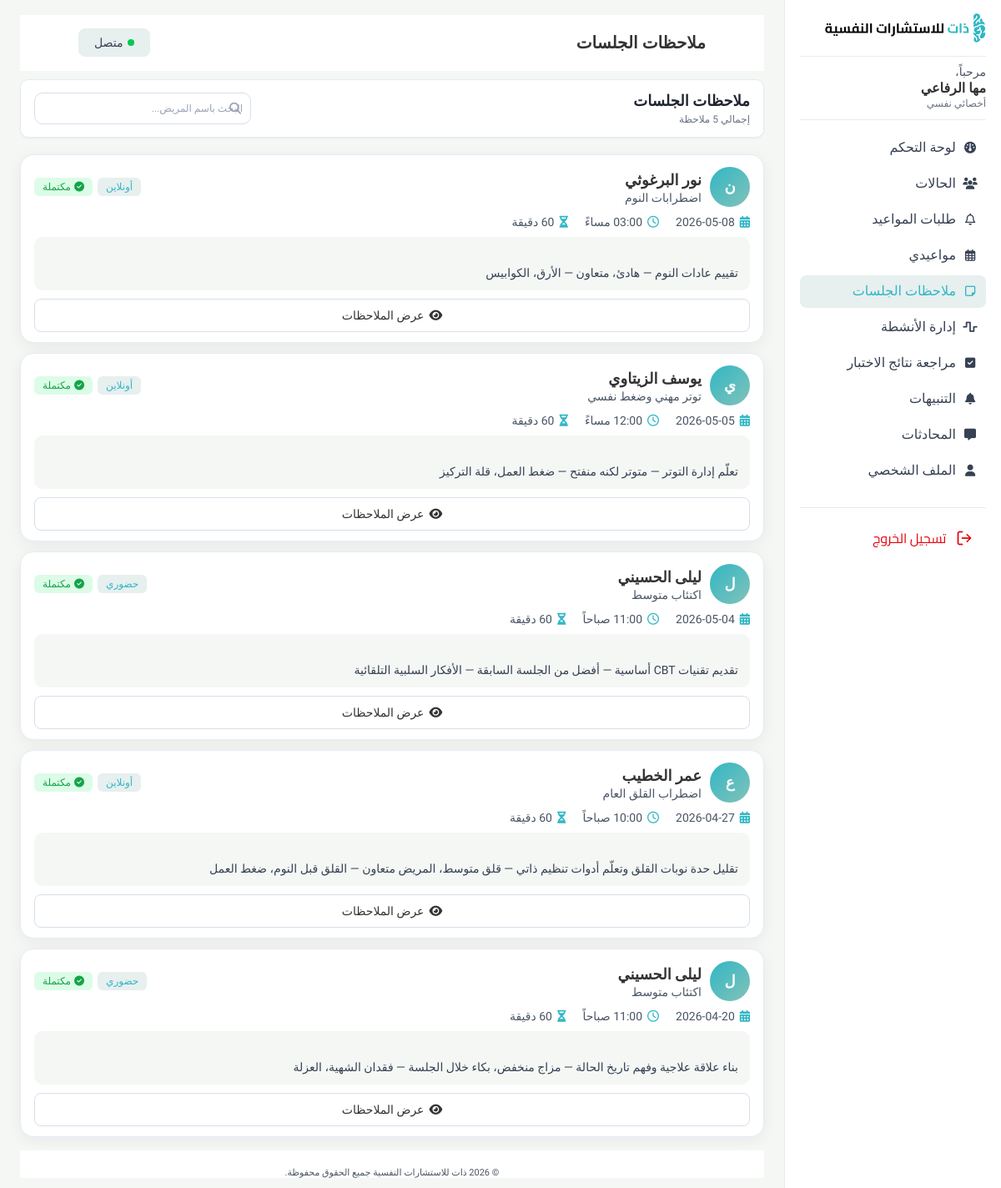
Page /Therapist/therapist/sessions-notes/index.php (signed in) on the committed database.
### tables this page shows
CREATE TABLE `sessions` (
  `session_id` int(11) NOT NULL,
  `appointment_id` int(11) DEFAULT NULL,
  `case_id` int(11) DEFAULT NULL,
  `start_time` datetime NOT NULL,
  `end_time` datetime DEFAULT NULL,
  `media_type` varchar(10) NOT NULL DEFAULT 'VIDEO' CHECK (`media_type` in ('VIDEO','AUDIO')),
  `room_token` varchar(255) DEFAULT NULL,
  `meeting_link` varchar(500) DEFAULT NULL,
  `therapist_notes` text DEFAULT NULL,
  `status` enum('IN_PROGRESS','UNDER_REVIEW','CLOSED') NOT NULL DEFAULT 'IN_PROGRESS'
);

CREATE TABLE `users` (
  `user_id` int(11) NOT NULL,
  `name` varchar(100) NOT NULL,
  `email` varchar(150) NOT NULL,
  `password` varchar(255) NOT NULL,
  `phone` varchar(20) DEFAULT NULL,
  `avatar` varchar(255) DEFAULT NULL,
  `role` varchar(20) NOT NULL CHECK (`role` in ('CLIENT','THERAPIST','ADMIN')),
  `is_active` tinyint(1) DEFAULT 1,
  `created_at` datetime NOT NULL DEFAULT current_timestamp(),
  `updated_at` datetime NOT NULL DEFAULT current_timestamp() ON UPDATE current_timestamp(),
  `is_2fa_enabled` tinyint(1) NOT NULL DEFAULT 0,
  `username` varchar(50) DEFAULT NULL,
  `appointment_notifications` tinyint(1) NOT NULL DEFAULT 1,
  `message_notifications` tinyint(1) NOT NULL DEFAULT 1,
  `activity_reminder_notifications` tinyint(1) NOT NULL DEFAULT 1,
  `session_version` int(10) UNSIGNED NOT NULL DEFAULT 0
);

CREATE TABLE `cases` (
  `case_id` int(11) NOT NULL,
  `client_id` int(11) DEFAULT NULL,
  `therapist_id` int(11) DEFAULT NULL,
  `title` varchar(200) NOT NULL,
  `description` text DEFAULT NULL,
  `status` enum('IN_PROGRESS','UNDER_REVIEW','CLOSED') NOT NULL DEFAULT 'IN_PROGRESS',
  `priority` varchar(10) NOT NULL DEFAULT 'MEDIUM' CHECK (`priority` in ('LOW','MEDIUM','HIGH')),
  `is_flagged` tinyint(1) NOT NULL DEFAULT 0,
  `created_at` datetime NOT NULL DEFAULT current_timestamp(),
  `last_updated` datetime NOT NULL DEFAULT current_timestamp() ON UPDATE current_timestamp(),
  `closed_at` datetime DEFAULT NULL,
  `progress` tinyint(3) UNSIGNED NOT NULL DEFAULT 0 CHECK (`progress` between 0 and 100)
);

CREATE TABLE `appointments` (
  `appointment_id` int(11) NOT NULL,
  `case_id` int(11) DEFAULT NULL,
  `therapist_id` int(11) DEFAULT NULL,
  `client_id` int(11) DEFAULT NULL,
  `date_time` datetime NOT NULL,
  `duration_min` smallint(5) UNSIGNED NOT NULL DEFAULT 60,
  `mode` varchar(10) NOT NULL CHECK (`mode` in ('ONLINE','IN_CENTER')),
  `room_number` varchar(20) DEFAULT NULL,
  `zoom_link` varchar(500) DEFAULT NULL,
  `status` varchar(15) NOT NULL DEFAULT 'REQUESTED' CHECK (`status` in ('REQUESTED','CONFIRMED','COMPLETED','CANCELLED')),
  `cancel_reason` text DEFAULT NULL,
  `created_at` datetime NOT NULL DEFAULT current_timestamp(),
  `last_updated` datetime NOT NULL DEFAULT current_timestamp() ON UPDATE current_timestamp(),
  `session_type` enum('CONSULTATION','THERAPY') NOT NULL
);

### Therapist/therapist/sessions-notes/index.php (the view, shortened to what this page needs)
<?php
require_once __DIR__ . '/../../connection.php';
$user_id = $_SESSION['user_id'];
$therapist_id = $user_id;
$current_search = trim($_GET['search'] ?? '');
$sql = "
    SELECT s.session_id, s.appointment_id, s.case_id, s.start_time, s.end_time,
           u.name AS client_name, c.date_of_birth,
           cs.title AS case_title, cs.status AS case_status,
           a.mode, a.duration_min,
           sn.session_goals, sn.mood, sn.topics, sn.techniques,
           sn.progress, sn.risk_assessment, sn.therapist_notes,
           sn.homework, sn.next_plan
    FROM sessions s
    JOIN cases cs ON s.case_id = cs.case_id
    JOIN clients c ON cs.client_id = c.client_id
    JOIN users u ON c.client_id = u.user_id
    LEFT JOIN appointments a ON s.appointment_id = a.appointment_id
    LEFT JOIN session_notes sn ON sn.session_id = s.session_id
    WHERE cs.therapist_id = ?
";
$types = "i";
$params = [$therapist_id];
$sql .= " ORDER BY s.start_time DESC";
$stmt = $conn->prepare($sql);
$stmt->bind_param($types, ...$params);
$stmt->execute();
$sessions = $stmt->get_result()->fetch_all(MYSQLI_ASSOC);
$total_count = count($sessions);
function firstLetter($name)
{
  return mb_substr(trim($name), 0, 1, 'UTF-8');
}
function formatTimeAr($datetime)
{
  $hour = (int) date('G', strtotime($datetime));
  $minute = date('i', strtotime($datetime));
  $period = $hour >= 12 ? 'مساءً' : 'صباحاً';
  $hour12 = $hour % 12 ?: 12;
  return sprintf('%02d:%s %s', $hour12, $minute, $period);
}
function calcDuration($start, $end)
{
  $diff = strtotime($end) - strtotime($start);
  return (int) round($diff / 60);
}
function truncateText($text, $length = 120)
{
  $text = trim($text);
  if (mb_strlen($text) <= $length) return $text;
  return mb_substr($text, 0, $length, 'UTF-8') . '...';
}
$mode_labels = ['ONLINE' => 'أونلاين', 'IN_CENTER' => 'حضوري'];
?>
<!DOCTYPE html>
<html lang="ar" dir="rtl">
<head>
  <link rel="stylesheet" href="https://cdnjs.cloudflare.com/ajax/libs/font-awesome/6.5.1/css/all.min.css" />
  <link rel="stylesheet" href="../thirapist.css">
  <link rel="stylesheet" href="../total.css" />
  <link rel="stylesheet" href="style.css" />
</head>
<body>
  <div class="app">
    <?php include "../layouts/sidebar.php"; ?>
    <main class="main">
      <header class="main-header">
        <h1 class="page-title">ملاحظات الجلسات</h1>
        <button class="status-btn">
          <span class="status-dot"></span>
          متصل
        </button>
      </header>
      <section class="notes-topbar">
        <section class="notes-summary">
          <div class="summary-title">ملاحظات الجلسات</div>
          <div class="summary-count">إجمالي <?= $total_count ?> ملاحظة</div>
        </section>
        <section class="notes-toolbar">
          <form id="searchForm" method="GET" class="search-box">
            <i class="fa-solid fa-magnifying-glass search-icon"></i>
            <input id="noteSearch" name="search" type="text" placeholder="البحث باسم المريض..." value="<?= htmlspecialchars($current_search) ?>">
          </form>
        </section>
      </section>
      <div class="notes-list">
        <?php if (empty($sessions)): ?>
          <p class="empty-state">
            <i class="fa-regular fa-note-sticky"></i>
            لا توجد ملاحظات جلسات حالياً
          </p>
        <?php else: ?>
          <?php foreach ($sessions as $sess):
            $duration = calcDuration($sess['start_time'], $sess['end_time']) ?? (int)($sess['duration_min'] ?? 0);
            $mode = $sess['mode'] ?? '';
            $previewParts = array_filter([
              $sess['session_goals'] ?? '',
              $sess['mood'] ?? '',
              $sess['topics'] ?? '',
            ]);
            $notePreview = truncateText(implode(' — ', $previewParts));
          ?>
            <article class="note-card">
              <header class="note-card-header">
                <div class="note-person">
                  <div class="avatar-circle"><?= firstLetter($sess['client_name']) ?></div>
                  <div>
                    <div class="note-client-name"><?= htmlspecialchars($sess['client_name']) ?></div>
                    <div class="note-case-title"><?= htmlspecialchars($sess['case_title'] ?? '') ?></div>
                  </div>
                </div>
                <div class="note-badges">
                  <?php if ($mode): ?>
                    <span class="note-badge badge-mode"><?= $mode_labels[$mode] ?? $mode ?></span>
                  <?php endif; ?>
                  <span class="note-badge badge-completed"><i class="fa-solid fa-circle-check"></i> مكتملة</span>
                </div>
              </header>
              <div class="note-card-body">
                <div class="note-info-row">
                  <div class="note-info-item">
                    <i class="fa-solid fa-calendar-days" style="color:#30B7C4;"></i>
                    <span><?= date('Y-m-d', strtotime($sess['start_time'])) ?></span>
                  </div>
                  <div class="note-info-item">
                    <i class="fa-regular fa-clock" style="color:#30B7C4;"></i>
                    <span><?= formatTimeAr($sess['start_time']) ?></span>
                  </div>
                  <div class="note-info-item">
                    <i class="fa-solid fa-hourglass-half" style="color:#30B7C4;"></i>
                    <span><?= $duration ?> دقيقة</span>
                  </div>
                </div>
                <?php if ($notePreview): ?>
                  <div class="note-preview">
                    <?= htmlspecialchars($notePreview) ?>
                  </div>
                <?php endif; ?>
              </div>
              <footer class="note-card-footer">
                <button class="btn-outline btn-view-note"
                  data-name="<?= htmlspecialchars($sess['client_name']) ?>"
                  data-letter="<?= firstLetter($sess['client_name']) ?>"
                  data-case="<?= htmlspecialchars($sess['case_title'] ?? '') ?>"
                  data-date="<?= date('Y-m-d', strtotime($sess['start_time'])) ?>"
                  data-time="<?= formatTimeAr($sess['start_time']) ?>"
                  data-duration="<?= $duration ?> دقيقة"
                  data-mode="<?= $mode_labels[$mode] ?? $mode ?>"
                  data-goals="<?= htmlspecialchars($sess['session_goals'] ?? '') ?>"
                  data-mood="<?= htmlspecialchars($sess['mood'] ?? '') ?>"
                  data-topics="<?= htmlspecialchars($sess['topics'] ?? '') ?>"
                  data-techniques="<?= htmlspecialchars($sess['techniques'] ?? '') ?>"
                  data-progress="<?= htmlspecialchars($sess['progress'] ?? '') ?>"
                  data-risk="<?= htmlspecialchars($sess['risk_assessment'] ?? '') ?>"
                  data-therapist-notes="<?= htmlspecialchars($sess['therapist_notes'] ?? '') ?>"
                  data-homework="<?= htmlspecialchars($sess['homework'] ?? '') ?>"
                  data-next-plan="<?= htmlspecialchars($sess['next_plan'] ?? '') ?>"><i class="fa-solid fa-eye"></i> عرض الملاحظات</button>
              </footer>
            </article>
          <?php endforeach; ?>
        <?php endif; ?>
      </div>
      <?php include "../layouts/footer.php"; ?>
    </main>
  </div>
</body>
</html>

### Therapist/therapist/thirapist.css (style rules this page uses)
.app { display: flex; min-height: 100vh; }
.main { flex: 1; padding: 18px 24px 12px; display: flex; flex-direction: column; width: auto; height: auto; min-width: 0; background-color: #F5F7F5; }
.main-header { display: flex; align-items: center; justify-content: space-between; margin-bottom: 14px; padding: 20px 15px ; background-color:#FFFFFF ; }
.page-title { margin: 0; font-size: 20px; font-weight: 700; color: #333333; text-align: right; vertical-align: middle; line-height: 28px; }
.status-btn { display: inline-flex; align-items: center; gap: 6px; padding: 6px 18px; border-radius: 8px; border: 1px solid#E7EFEF; background:#E7EFEF; color:#364153; font-size: 14px; font-weight: 400; line-height: 20px; }
.status-dot { width: 8px; height: 8px; border-radius: 50%; background: #00C950; }

### Therapist/therapist/total.css (style rules this page uses)
*, *::before, *::after { box-sizing: border-box; margin: 0; padding: 0; }
body { margin: 0; font-family: 'Cairo', system-ui, -apple-system, BlinkMacSystemFont, 'Segoe UI', sans-serif; direction: rtl; background-color: #ffffff; color:#4A5565; }
.main-header { background-color: #ffffff; border-bottom: 1px solid #ffffff; height: 67px; width: 1512; padding: 0 70px; display: flex; align-items: center; justify-content: space-between; margin-bottom: 10px; }

### rows in the picture
sessions: users.name "ن", users.name "نور البرغوثي", case.title "اضطرابات النوم", appointment.mode "أونلاين", start_time "2026-05-08", start_time "03:00 مساءً", notePreview "تقييم عادات النوم — هادئ، متعاون — الأرق، الكوابيس"
sessions: users.name "ي", users.name "يوسف الزيتاوي", case.title "توتر مهني وضغط نفسي", appointment.mode "أونلاين", start_time "2026-05-05", start_time "12:00 مساءً", notePreview "تعلّم إدارة التوتر — متوتر لكنه منفتح — ضغط العمل، قلة التركيز"
sessions: users.name "ل", users.name "ليلى الحسيني", case.title "اكتئاب متوسط", appointment.mode "حضوري", start_time "2026-05-04", start_time "11:00 صباحاً", notePreview "تقديم تقنيات CBT أساسية — أفضل من الجلسة السابقة — الأفكار السلبية التلقائية"
sessions: users.name "ع", users.name "عمر الخطيب", case.title "اضطراب القلق العام", appointment.mode "أونلاين", start_time "2026-04-27", start_time "10:00 صباحاً", notePreview "تقليل حدة نوبات القلق وتعلّم أدوات تنظيم ذاتي — قلق متوسط، المريض متعاون — القلق قبل النوم، ضغط العمل"
sessions: users.name "ل", users.name "ليلى الحسيني", case.title "اكتئاب متوسط", appointment.mode "حضوري", start_time "2026-04-20", start_time "11:00 صباحاً", notePreview "بناء علاقة علاجية وفهم تاريخ الحالة — مزاج منخفض، بكاء خلال الجلسة — فقدان الشهية، العزلة"

### other values in the picture
$_SESSION['user_name'] "مها الرفاعي"
